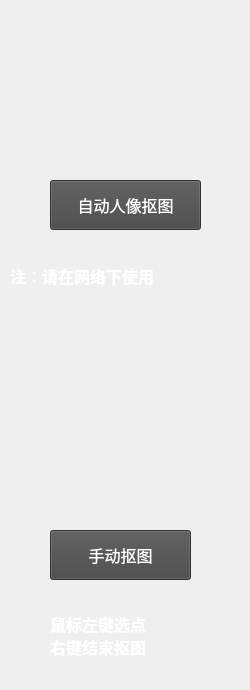
    <widget class="QWidget" name="page_5">
     <widget class="QPushButton" name="cutout_auto">
      <property name="geometry">
       <rect>
        <x>50</x>
        <y>180</y>
        <width>151</width>
        <height>50</height>
       </rect>
      </property>
      <property name="palette">
       <palette>
        <active>
         <colorrole role="WindowText">
          <brush brushstyle="SolidPattern">
           <color alpha="255">
            <red>255</red>
            <green>255</green>
            <blue>255</blue>
           </color>
          </brush>
         </colorrole>
         <colorrole role="Button">
          <brush brushstyle="SolidPattern">
           <color alpha="255">
            <red>70</red>
            <green>70</green>
            <blue>70</blue>
           </color>
          </brush>
         </colorrole>
         <colorrole role="Text">
          <brush brushstyle="SolidPattern">
           <color alpha="255">
            <red>255</red>
            <green>255</green>
            <blue>255</blue>
           </color>
          </brush>
         </colorrole>
         <colorrole role="ButtonText">
          <brush brushstyle="SolidPattern">
           <color alpha="255">
            <red>255</red>
            <green>255</green>
            <blue>255</blue>
           </color>
          </brush>
         </colorrole>
         <colorrole role="Base">
          <brush brushstyle="SolidPattern">
           <color alpha="255">
            <red>70</red>
            <green>70</green>
            <blue>70</blue>
           </color>
          </brush>
         </colorrole>
         <colorrole role="Window">
          <brush brushstyle="SolidPattern">
           <color alpha="255">
            <red>70</red>
            <green>70</green>
            <blue>70</blue>
           </color>
          </brush>
         </colorrole>
         <colorrole role="PlaceholderText">
          <brush brushstyle="NoBrush">
           <color alpha="128">
            <red>255</red>
            <green>255</green>
            <blue>255</blue>
           </color>
          </brush>
         </colorrole>
        </active>
        <inactive>
         <colorrole role="WindowText">
          <brush brushstyle="SolidPattern">
           <color alpha="255">
            <red>255</red>
            <green>255</green>
            <blue>255</blue>
           </color>
          </brush>
         </colorrole>
         <colorrole role="Button">
          <brush brushstyle="SolidPattern">
           <color alpha="255">
            <red>70</red>
            <green>70</green>
            <blue>70</blue>
           </color>
          </brush>
         </colorrole>
         <colorrole role="Text">
          <brush brushstyle="SolidPattern">
           <color alpha="255">
            <red>255</red>
            <green>255</green>
            <blue>255</blue>
           </color>
          </brush>
         </colorrole>
         <colorrole role="ButtonText">
          <brush brushstyle="SolidPattern">
           <color alpha="255">
            <red>255</red>
            <green>255</green>
            <blue>255</blue>
           </color>
          </brush>
         </colorrole>
         <colorrole role="Base">
          <brush brushstyle="SolidPattern">
           <color alpha="255">
            <red>70</red>
            <green>70</green>
            <blue>70</blue>
           </color>
          </brush>
         </colorrole>
         <colorrole role="Window">
          <brush brushstyle="SolidPattern">
           <color alpha="255">
            <red>70</red>
            <green>70</green>
            <blue>70</blue>
           </color>
          </brush>
         </colorrole>
         <colorrole role="PlaceholderText">
          <brush brushstyle="NoBrush">
           <color alpha="128">
            <red>255</red>
            <green>255</green>
            <blue>255</blue>
           </color>
          </brush>
         </colorrole>
        </inactive>
        <disabled>
         <colorrole role="WindowText">
          <brush brushstyle="SolidPattern">
           <color alpha="255">
            <red>255</red>
            <green>255</green>
            <blue>255</blue>
           </color>
          </brush>
         </colorrole>
         <colorrole role="Button">
          <brush brushstyle="SolidPattern">
           <color alpha="255">
            <red>70</red>
            <green>70</green>
            <blue>70</blue>
           </color>
          </brush>
         </colorrole>
         <colorrole role="Text">
          <brush brushstyle="SolidPattern">
           <color alpha="255">
            <red>255</red>
            <green>255</green>
            <blue>255</blue>
           </color>
          </brush>
         </colorrole>
         <colorrole role="ButtonText">
          <brush brushstyle="SolidPattern">
           <color alpha="255">
            <red>255</red>
            <green>255</green>
            <blue>255</blue>
           </color>
          </brush>
         </colorrole>
         <colorrole role="Base">
          <brush brushstyle="SolidPattern">
           <color alpha="255">
            <red>70</red>
            <green>70</green>
            <blue>70</blue>
           </color>
          </brush>
         </colorrole>
         <colorrole role="Window">
          <brush brushstyle="SolidPattern">
           <color alpha="255">
            <red>70</red>
            <green>70</green>
            <blue>70</blue>
           </color>
          </brush>
         </colorrole>
         <colorrole role="PlaceholderText">
          <brush brushstyle="NoBrush">
           <color alpha="128">
            <red>255</red>
            <green>255</green>
            <blue>255</blue>
           </color>
          </brush>
         </colorrole>
        </disabled>
       </palette>
      </property>
      <property name="font">
       <font>
        <family>Arial</family>
        <pointsize>12</pointsize>
       </font>
      </property>
      <property name="styleSheet">
       <string notr="true">color: rgb(255, 255, 255);
background-color: rgb(70, 70, 70);</string>
      </property>
      <property name="text">
       <string>自动人像抠图</string>
      </property>
     </widget>
     <widget class="QPushButton" name="cutout_manu">
      <property name="geometry">
       <rect>
        <x>50</x>
        <y>530</y>
        <width>141</width>
        <height>50</height>
       </rect>
      </property>
      <property name="palette">
       <palette>
        <active>
         <colorrole role="WindowText">
          <brush brushstyle="SolidPattern">
           <color alpha="255">
            <red>255</red>
            <green>255</green>
            <blue>255</blue>
           </color>
          </brush>
         </colorrole>
         <colorrole role="Button">
          <brush brushstyle="SolidPattern">
           <color alpha="255">
            <red>70</red>
            <green>70</green>
            <blue>70</blue>
           </color>
          </brush>
         </colorrole>
         <colorrole role="Text">
          <brush brushstyle="SolidPattern">
           <color alpha="255">
            <red>255</red>
            <green>255</green>
            <blue>255</blue>
           </color>
          </brush>
         </colorrole>
         <colorrole role="ButtonText">
          <brush brushstyle="SolidPattern">
           <color alpha="255">
            <red>255</red>
            <green>255</green>
            <blue>255</blue>
           </color>
          </brush>
         </colorrole>
         <colorrole role="Base">
          <brush brushstyle="SolidPattern">
           <color alpha="255">
            <red>70</red>
            <green>70</green>
            <blue>70</blue>
           </color>
          </brush>
         </colorrole>
         <colorrole role="Window">
          <brush brushstyle="SolidPattern">
           <color alpha="255">
            <red>70</red>
            <green>70</green>
            <blue>70</blue>
           </color>
          </brush>
         </colorrole>
         <colorrole role="PlaceholderText">
          <brush brushstyle="NoBrush">
           <color alpha="128">
            <red>255</red>
            <green>255</green>
            <blue>255</blue>
           </color>
          </brush>
         </colorrole>
        </active>
        <inactive>
         <colorrole role="WindowText">
          <brush brushstyle="SolidPattern">
           <color alpha="255">
            <red>255</red>
            <green>255</green>
            <blue>255</blue>
           </color>
          </brush>
         </colorrole>
         <colorrole role="Button">
          <brush brushstyle="SolidPattern">
           <color alpha="255">
            <red>70</red>
            <green>70</green>
            <blue>70</blue>
           </color>
          </brush>
         </colorrole>
         <colorrole role="Text">
          <brush brushstyle="SolidPattern">
           <color alpha="255">
            <red>255</red>
            <green>255</green>
            <blue>255</blue>
           </color>
          </brush>
         </colorrole>
         <colorrole role="ButtonText">
          <brush brushstyle="SolidPattern">
           <color alpha="255">
            <red>255</red>
            <green>255</green>
            <blue>255</blue>
           </color>
          </brush>
         </colorrole>
         <colorrole role="Base">
          <brush brushstyle="SolidPattern">
           <color alpha="255">
            <red>70</red>
            <green>70</green>
            <blue>70</blue>
           </color>
          </brush>
         </colorrole>
         <colorrole role="Window">
          <brush brushstyle="SolidPattern">
           <color alpha="255">
            <red>70</red>
            <green>70</green>
            <blue>70</blue>
           </color>
          </brush>
         </colorrole>
         <colorrole role="PlaceholderText">
          <brush brushstyle="NoBrush">
           <color alpha="128">
            <red>255</red>
            <green>255</green>
            <blue>255</blue>
           </color>
          </brush>
         </colorrole>
        </inactive>
        <disabled>
         <colorrole role="WindowText">
          <brush brushstyle="SolidPattern">
           <color alpha="255">
            <red>255</red>
            <green>255</green>
            <blue>255</blue>
           </color>
          </brush>
         </colorrole>
         <colorrole role="Button">
          <brush brushstyle="SolidPattern">
           <color alpha="255">
            <red>70</red>
            <green>70</green>
            <blue>70</blue>
           </color>
          </brush>
         </colorrole>
         <colorrole role="Text">
          <brush brushstyle="SolidPattern">
           <color alpha="255">
            <red>255</red>
            <green>255</green>
            <blue>255</blue>
           </color>
          </brush>
         </colorrole>
         <colorrole role="ButtonText">
          <brush brushstyle="SolidPattern">
           <color alpha="255">
            <red>255</red>
            <green>255</green>
            <blue>255</blue>
           </color>
          </brush>
         </colorrole>
         <colorrole role="Base">
          <brush brushstyle="SolidPattern">
           <color alpha="255">
            <red>70</red>
            <green>70</green>
            <blue>70</blue>
           </color>
          </brush>
         </colorrole>
         <colorrole role="Window">
          <brush brushstyle="SolidPattern">
           <color alpha="255">
            <red>70</red>
            <green>70</green>
            <blue>70</blue>
           </color>
          </brush>
         </colorrole>
         <colorrole role="PlaceholderText">
          <brush brushstyle="NoBrush">
           <color alpha="128">
            <red>255</red>
            <green>255</green>
            <blue>255</blue>
           </color>
          </brush>
         </colorrole>
        </disabled>
       </palette>
      </property>
      <property name="font">
       <font>
        <family>Arial</family>
        <pointsize>12</pointsize>
       </font>
      </property>
      <property name="styleSheet">
       <string notr="true">color: rgb(255, 255, 255);background-color: rgb(70, 70, 70);</string>
      </property>
      <property name="text">
       <string>手动抠图</string>
      </property>
     </widget>
     <widget class="QLabel" name="label_18">
      <property name="geometry">
       <rect>
        <x>50</x>
        <y>20</y>
        <width>161</width>
        <height>141</height>
       </rect>
      </property>
      <property name="text">
       <string/>
      </property>
      <property name="pixmap">
       <pixmap>icon/A_Letter_128px_1121380_easyicon.net.png</pixmap>
      </property>
     </widget>
     <widget class="QLabel" name="label_19">
      <property name="geometry">
       <rect>
        <x>50</x>
        <y>340</y>
        <width>161</width>
        <height>151</height>
       </rect>
      </property>
      <property name="text">
       <string/>
      </property>
      <property name="pixmap">
       <pixmap>icon/letter_m_128px_1236440_easyicon.net.png</pixmap>
      </property>
     </widget>
     <widget class="QLabel" name="label_49">
      <property name="geometry">
       <rect>
        <x>10</x>
        <y>230</y>
        <width>231</width>
        <height>91</height>
       </rect>
      </property>
      <property name="palette">
       <palette>
        <active>
         <colorrole role="WindowText">
          <brush brushstyle="SolidPattern">
           <color alpha="255">
            <red>255</red>
            <green>255</green>
            <blue>255</blue>
           </color>
          </brush>
         </colorrole>
         <colorrole role="Button">
          <brush brushstyle="SolidPattern">
           <color alpha="255">
            <red>0</red>
            <green>0</green>
            <blue>0</blue>
           </color>
          </brush>
         </colorrole>
         <colorrole role="Base">
          <brush brushstyle="SolidPattern">
           <color alpha="255">
            <red>0</red>
            <green>0</green>
            <blue>0</blue>
           </color>
          </brush>
         </colorrole>
         <colorrole role="Window">
          <brush brushstyle="SolidPattern">
           <color alpha="255">
            <red>0</red>
            <green>0</green>
            <blue>0</blue>
           </color>
          </brush>
         </colorrole>
        </active>
        <inactive>
         <colorrole role="WindowText">
          <brush brushstyle="SolidPattern">
           <color alpha="255">
            <red>255</red>
            <green>255</green>
            <blue>255</blue>
           </color>
          </brush>
         </colorrole>
         <colorrole role="Button">
          <brush brushstyle="SolidPattern">
           <color alpha="255">
            <red>0</red>
            <green>0</green>
            <blue>0</blue>
           </color>
          </brush>
         </colorrole>
         <colorrole role="Base">
          <brush brushstyle="SolidPattern">
           <color alpha="255">
            <red>0</red>
            <green>0</green>
            <blue>0</blue>
           </color>
          </brush>
         </colorrole>
         <colorrole role="Window">
          <brush brushstyle="SolidPattern">
           <color alpha="255">
            <red>0</red>
            <green>0</green>
            <blue>0</blue>
           </color>
          </brush>
         </colorrole>
        </inactive>
        <disabled>
         <colorrole role="WindowText">
          <brush brushstyle="SolidPattern">
           <color alpha="255">
            <red>120</red>
            <green>120</green>
            <blue>120</blue>
           </color>
          </brush>
         </colorrole>
         <colorrole role="Button">
          <brush brushstyle="SolidPattern">
           <color alpha="255">
            <red>0</red>
            <green>0</green>
            <blue>0</blue>
           </color>
          </brush>
         </colorrole>
         <colorrole role="Base">
          <brush brushstyle="SolidPattern">
           <color alpha="255">
            <red>0</red>
            <green>0</green>
            <blue>0</blue>
           </color>
          </brush>
         </colorrole>
         <colorrole role="Window">
          <brush brushstyle="SolidPattern">
           <color alpha="255">
            <red>0</red>
            <green>0</green>
            <blue>0</blue>
           </color>
          </brush>
         </colorrole>
        </disabled>
       </palette>
      </property>
      <property name="font">
       <font>
        <family>Arial</family>
        <pointsize>12</pointsize>
        <weight>75</weight>
        <bold>true</bold>
       </font>
      </property>
      <property name="text">
       <string>注：请在网络下使用</string>
      </property>
     </widget>
     <widget class="QLabel" name="label_50">
      <property name="geometry">
       <rect>
        <x>50</x>
        <y>590</y>
        <width>151</width>
        <height>91</height>
       </rect>
      </property>
      <property name="palette">
       <palette>
        <active>
         <colorrole role="WindowText">
          <brush brushstyle="SolidPattern">
           <color alpha="255">
            <red>255</red>
            <green>255</green>
            <blue>255</blue>
           </color>
          </brush>
         </colorrole>
         <colorrole role="Button">
          <brush brushstyle="SolidPattern">
           <color alpha="255">
            <red>0</red>
            <green>0</green>
            <blue>0</blue>
           </color>
          </brush>
         </colorrole>
         <colorrole role="Base">
          <brush brushstyle="SolidPattern">
           <color alpha="255">
            <red>0</red>
            <green>0</green>
            <blue>0</blue>
           </color>
          </brush>
         </colorrole>
         <colorrole role="Window">
          <brush brushstyle="SolidPattern">
           <color alpha="255">
            <red>0</red>
            <green>0</green>
            <blue>0</blue>
           </color>
          </brush>
         </colorrole>
        </active>
        <inactive>
         <colorrole role="WindowText">
          <brush brushstyle="SolidPattern">
           <color alpha="255">
            <red>255</red>
            <green>255</green>
            <blue>255</blue>
           </color>
          </brush>
         </colorrole>
         <colorrole role="Button">
          <brush brushstyle="SolidPattern">
           <color alpha="255">
            <red>0</red>
            <green>0</green>
            <blue>0</blue>
           </color>
          </brush>
         </colorrole>
         <colorrole role="Base">
          <brush brushstyle="SolidPattern">
           <color alpha="255">
            <red>0</red>
            <green>0</green>
            <blue>0</blue>
           </color>
          </brush>
         </colorrole>
         <colorrole role="Window">
          <brush brushstyle="SolidPattern">
           <color alpha="255">
            <red>0</red>
            <green>0</green>
            <blue>0</blue>
           </color>
          </brush>
         </colorrole>
        </inactive>
        <disabled>
         <colorrole role="WindowText">
          <brush brushstyle="SolidPattern">
           <color alpha="255">
            <red>120</red>
            <green>120</green>
            <blue>120</blue>
           </color>
          </brush>
         </colorrole>
         <colorrole role="Button">
          <brush brushstyle="SolidPattern">
           <color alpha="255">
            <red>0</red>
            <green>0</green>
            <blue>0</blue>
           </color>
          </brush>
         </colorrole>
         <colorrole role="Base">
          <brush brushstyle="SolidPattern">
           <color alpha="255">
            <red>0</red>
            <green>0</green>
            <blue>0</blue>
           </color>
          </brush>
         </colorrole>
         <colorrole role="Window">
          <brush brushstyle="SolidPattern">
           <color alpha="255">
            <red>0</red>
            <green>0</green>
            <blue>0</blue>
           </color>
          </brush>
         </colorrole>
        </disabled>
       </palette>
      </property>
      <property name="font">
       <font>
        <family>Arial</family>
        <pointsize>12</pointsize>
        <weight>75</weight>
        <bold>true</bold>
       </font>
      </property>
      <property name="text">
       <string>鼠标左键选点
右键结束抠图</string>
      </property>
     </widget>
    </widget>
